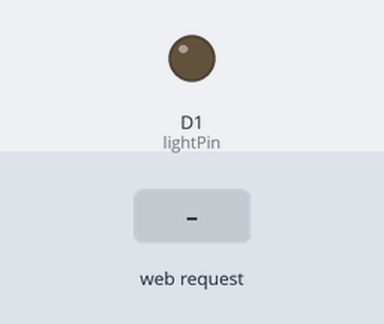
The sketch below on a simulated ESP8266 (NodeMCU). Parts: output pins drawn as LEDs (lit = HIGH). Inputs (shaded band) come from the test bench. WiFi joins after 1.5 s; servers stay silent unless stated; what the sketch prints to the serial monitor is not drawn.

Above: at 3.2 s.
3.3 s: HTTP request GET /light/off received
At 4.1 s:
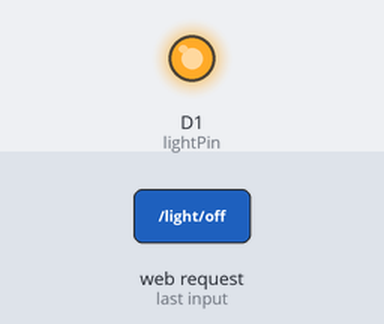
4.8 s: HTTP request GET /light/on received
At 5.3 s:
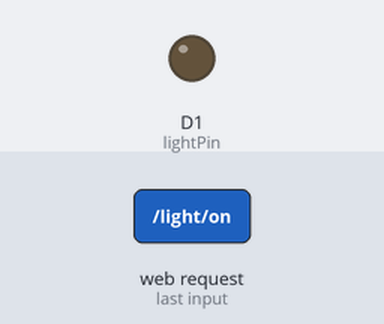
Timing chart, 0 to 7.8 s (numbered marks = the images above; inputs shaded):
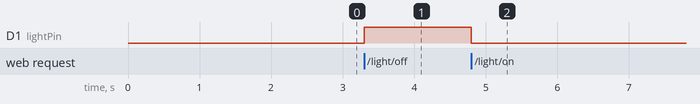

The sketch:

sketch_jun23a.ino
```cpp
#include <ESP8266WiFi.h>
#include <ESP8266WebServer.h>

const char* ssid = "SHELBY KONTRAKAN LTD";
const char* password = "Shelbyuhuyuhuy";

ESP8266WebServer server(80);

#define lightPin D1  // Pin connected with LED

void handleRoot() {
  server.send(200, "text/html", "<h1>NodeMCU Web Server</h1><p>Klik <a href=\"/light/on\">here</a> for turn on the LED.</p><p>Klik <a href=\"/light/off\">here</a> For turn off the LED.</p>");
}

void handleLightOn() {
  digitalWrite(lightPin, LOW); // LED ON
  server.send(200, "text/plain", "Light turned on");
}

void handleLightOff() {
  digitalWrite(lightPin, HIGH); // LED OFF
  server.send(200, "text/plain", "Light turned off");
}

void setup() {
  pinMode(lightPin, OUTPUT);

  WiFi.begin(ssid, password);

  while (WiFi.status() != WL_CONNECTED) {
    delay(1000);
    Serial.println("Connecting to WiFi...");
  }

  Serial.println("Connected to WiFi");
  Serial.print("Local IP: ");
  Serial.println(WiFi.localIP());

  server.on("/", handleRoot);
  server.on("/light/on", handleLightOn);
  server.on("/light/off", handleLightOff);

  server.begin();
}

void loop() {
  server.handleClient();
}
```

Measured:
- after the input at 3.3 s, D1 (lightPin): LOW → HIGH at once
- after the input at 4.8 s, D1 (lightPin): HIGH → LOW at once
